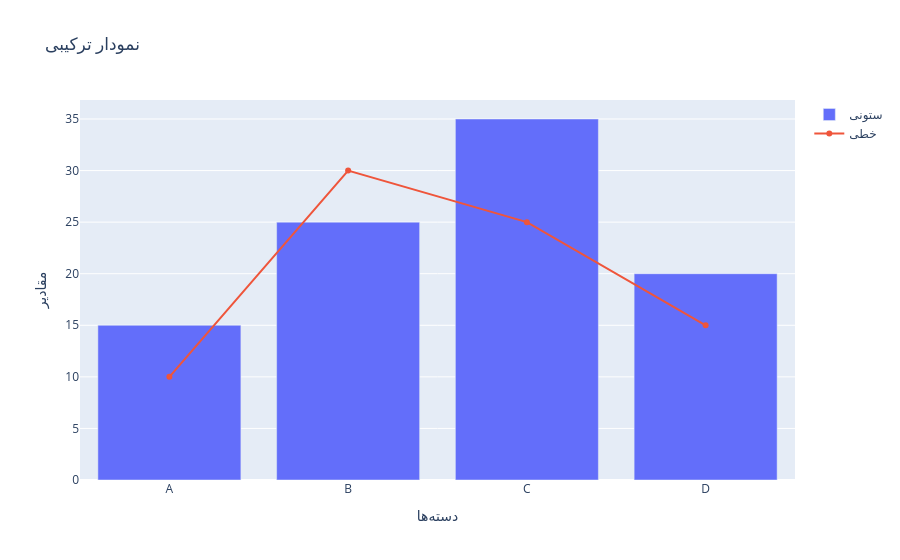

The cell this chart's notebook holds for it:
### Code cell
import plotly.graph_objects as go

# داده نمونه
categories = ['A', 'B', 'C', 'D']
values_bar = [15, 25, 35, 20]
values_line = [10, 30, 25, 15]

# رسم نمودار ترکیبی
fig = go.Figure()


fig.add_trace(go.Bar(x=categories, y=values_bar, name='ستونی')) # افزودن نمودار ستونی


fig.add_trace(go.Scatter(x=categories, y=values_line, mode='lines+markers', name='خطی')) # افزودن نمودار خطی

fig.update_layout(title='نمودار ترکیبی', xaxis_title='دستهها', yaxis_title='مقادیر')
fig.show()

### Figure 1 — Plotly figure (JSON) as saved in the notebook; plotly's stock layout.template omitted (floating-point values rounded to 4 significant figures)
{"data": [{"name": "ستونی", "type": "bar", "x": ["A", "B", "C", "D"], "y": [15, 25, 35, 20]}, {"mode": "lines+markers", "name": "خطی", "type": "scatter", "x": ["A", "B", "C", "D"], "y": [10, 30, 25, 15]}], "layout": {"title": {"text": "نمودار ترکیبی"}, "xaxis": {"title": {"text": "دستهها"}}, "yaxis": {"title": {"text": "مقادیر"}}}}
